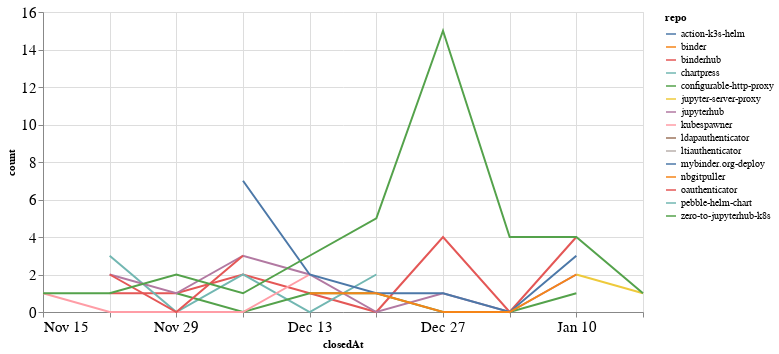

Source (notebook cell):
### Code cell
closed_by_time = closed_by.groupby('repo').resample('W', on='closedAt').count()['author'].reset_index()
closed_by_time = closed_by_time.rename(columns={'author': 'count'})

alt.Chart(closed_by_time, width=600).mark_line().encode(
    x='closedAt',
    y='count',
    color='repo',
    tooltip="repo"
)

### Figure 1 — Vega-Lite specification as saved in the notebook (floating-point values rounded to 4 significant figures)
{"config": {"axisLeft": {"labelFontSize": 15}, "axisBottom": {"labelFontSize": 15}}, "data": {"name": "data-298bcf18a1f866e4f4af7d9d0fd5f70a"}, "mark": "line", "encoding": {"color": {"type": "nominal", "field": "repo"}, "tooltip": {"type": "nominal", "field": "repo"}, "x": {"type": "temporal", "field": "closedAt"}, "y": {"type": "quantitative", "field": "count"}}, "width": 600, "$schema": "https://vega.github.io/schema/vega-lite/v4.8.1.json", "datasets": {"data-298bcf18a1f866e4f4af7d9d0fd5f70a": [{"repo": "action-k3s-helm", "closedAt": "2021-01-03T00:00:00", "count": 4}, {"repo": "binder", "closedAt": "2020-11-29T00:00:00", "count": 1}, {"repo": "binderhub", "closedAt": "2020-11-22T00:00:00", "count": 1}, {"repo": "binderhub", "closedAt": "2020-11-29T00:00:00", "count": 1}, {"repo": "binderhub", "closedAt": "2020-12-06T00:00:00", "count": 2}, {"repo": "binderhub", "closedAt": "2020-12-13T00:00:00", "count": 1}, {"repo": "binderhub", "closedAt": "2020-12-20T00:00:00", "count": 0}, {"repo": "binderhub", "closedAt": "2020-12-27T00:00:00", "count": 4}, {"repo": "binderhub", "closedAt": "2021-01-03T00:00:00", "count": 0}, {"repo": "binderhub", "closedAt": "2021-01-10T00:00:00", "count": 4}, {"repo": "chartpress", "closedAt": "2020-11-22T00:00:00", "count": 3}, {"repo": "chartpress", "closedAt": "2020-11-29T00:00:00", "count": 0}, {"repo": "chartpress", "closedAt": "2020-12-06T00:00:00", "count": 2}, {"repo": "chartpress", "closedAt": "2020-12-13T00:00:00", "count": 0}, {"repo": "chartpress", "closedAt": "2020-12-20T00:00:00", "count": 2}, {"repo": "configurable-http-proxy", "closedAt": "2020-11-29T00:00:00", "count": 1}, {"repo": "configurable-http-proxy", "closedAt": "2020-12-06T00:00:00", "count": 0}, {"repo": "configurable-http-proxy", "closedAt": "2020-12-13T00:00:00", "count": 1}, {"repo": "configurable-http-proxy", "closedAt": "2020-12-20T00:00:00", "count": 1}, {"repo": "configurable-http-proxy", "closedAt": "2020-12-27T00:00:00", "count": 0}, {"repo": "configurable-http-proxy", "closedAt": "2021-01-03T00:00:00", "count": 0}, {"repo": "configurable-http-proxy", "closedAt": "2021-01-10T00:00:00", "count": 1}, {"repo": "jupyter-server-proxy", "closedAt": "2021-01-10T00:00:00", "count": 2}, {"repo": "jupyter-server-proxy", "closedAt": "2021-01-17T00:00:00", "count": 1}, {"repo": "jupyterhub", "closedAt": "2020-11-22T00:00:00", "count": 2}, {"repo": "jupyterhub", "closedAt": "2020-11-29T00:00:00", "count": 1}, {"repo": "jupyterhub", "closedAt": "2020-12-06T00:00:00", "count": 3}, {"repo": "jupyterhub", "closedAt": "2020-12-13T00:00:00", "count": 2}, {"repo": "jupyterhub", "closedAt": "2020-12-20T00:00:00", "count": 0}, {"repo": "jupyterhub", "closedAt": "2020-12-27T00:00:00", "count": 1}, {"repo": "jupyterhub", "closedAt": "2021-01-03T00:00:00", "count": 0}, {"repo": "jupyterhub", "closedAt": "2021-01-10T00:00:00", "count": 2}, {"repo": "kubespawner", "closedAt": "2020-11-15T00:00:00", "count": 1}, {"repo": "kubespawner", "closedAt": "2020-11-22T00:00:00", "count": 0}, {"repo": "kubespawner", "closedAt": "2020-11-29T00:00:00", "count": 0}, {"repo": "kubespawner", "closedAt": "2020-12-06T00:00:00", "count": 0}, {"repo": "kubespawner", "closedAt": "2020-12-13T00:00:00", "count": 2}, {"repo": "ldapauthenticator", "closedAt": "2020-12-13T00:00:00", "count": 1}, {"repo": "ltiauthenticator", "closedAt": "2020-12-06T00:00:00", "count": 1}, {"repo": "mybinder.org-deploy", "closedAt": "2020-12-06T00:00:00", "count": 7}, {"repo": "mybinder.org-deploy", "closedAt": "2020-12-13T00:00:00", "count": 2}, {"repo": "mybinder.org-deploy", "closedAt": "2020-12-20T00:00:00", "count": 1}, {"repo": "mybinder.org-deploy", "closedAt": "2020-12-27T00:00:00", "count": 1}, {"repo": "mybinder.org-deploy", "closedAt": "2021-01-03T00:00:00", "count": 0}, {"repo": "mybinder.org-deploy", "closedAt": "2021-01-10T00:00:00", "count": 3}, {"repo": "nbgitpuller", "closedAt": "2020-12-13T00:00:00", "count": 1}, {"repo": "nbgitpuller", "closedAt": "2020-12-20T00:00:00", "count": 1}, {"repo": "nbgitpuller", "closedAt": "2020-12-27T00:00:00", "count": 0}, {"repo": "nbgitpuller", "closedAt": "2021-01-03T00:00:00", "count": 0}, {"repo": "nbgitpuller", "closedAt": "2021-01-10T00:00:00", "count": 2}, {"repo": "oauthenticator", "closedAt": "2020-11-22T00:00:00", "count": 2}, {"repo": "oauthenticator", "closedAt": "2020-11-29T00:00:00", "count": 0}, {"repo": "oauthenticator", "closedAt": "2020-12-06T00:00:00", "count": 3}, {"repo": "pebble-helm-chart", "closedAt": "2020-12-13T00:00:00", "count": 1}, {"repo": "zero-to-jupyterhub-k8s", "closedAt": "2020-11-15T00:00:00", "count": 1}, {"repo": "zero-to-jupyterhub-k8s", "closedAt": "2020-11-22T00:00:00", "count": 1}, {"repo": "zero-to-jupyterhub-k8s", "closedAt": "2020-11-29T00:00:00", "count": 2}, {"repo": "zero-to-jupyterhub-k8s", "closedAt": "2020-12-06T00:00:00", "count": 1}, {"repo": "zero-to-jupyterhub-k8s", "closedAt": "2020-12-13T00:00:00", "count": 3}, {"repo": "zero-to-jupyterhub-k8s", "closedAt": "2020-12-20T00:00:00", "count": 5}, {"repo": "zero-to-jupyterhub-k8s", "closedAt": "2020-12-27T00:00:00", "count": 15}, {"repo": "zero-to-jupyterhub-k8s", "closedAt": "2021-01-03T00:00:00", "count": 4}, {"repo": "zero-to-jupyterhub-k8s", "closedAt": "2021-01-10T00:00:00", "count": 4}, {"repo": "zero-to-jupyterhub-k8s", "closedAt": "2021-01-17T00:00:00", "count": 1}]}}
